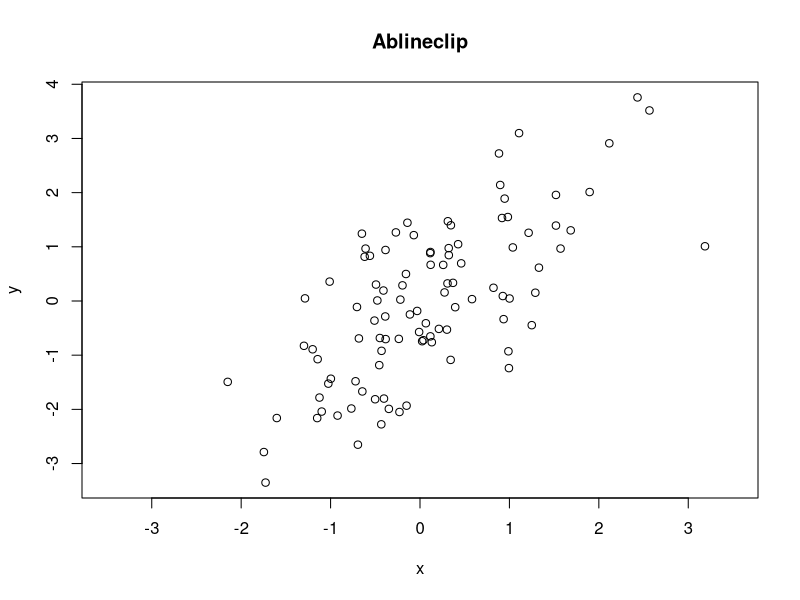

Generate this figure with R: (Note: this script raises an error after producing the figure.)
# The plotrix demo in roughly alphabetical order
# Press <Enter> to advance through the demo,
# Ctrl-C (Linux) or Esc (Windows) to exit
par(ask=TRUE)
x <- rnorm(100)
y <- x + rnorm(100)
lmfit <- lm(y~x)
par(xaxs="r",yaxs="r")
plot(x,y,xlim=c(-3.5,3.5),main="Ablineclip")
ablineclip(lmfit,x1=-2,x2=2,lty=2)
ablineclip(h=0,x1=-2,x2=2,lty=3,col="red")
ablineclip(v=0,y1=-2.5,y2=1.5,lty=4,col="green")
testdf<-data.frame(Before=c(10,7,5),During=c(8,6,2),After=c(5,3,4))
rownames(testdf)<-c("Red","Green","Blue")
barp(testdf,main="Test addtable2plot",ylab="Value",
 names.arg=colnames(testdf),col=2:4)
addtable2plot(2,8,testdf,bty="o",display.rownames=TRUE,hlines=TRUE,
 title="The table")
plot(0,xlim=c(1,5),ylim=c(1,5),main="Arctext",xlab="",ylab="",
 type="n")
arctext("bendy like spaghetti",center=c(3,3),col="blue")
arctext("bendy like spaghetti",center=c(3,3),radius=1.5,start=pi,cex=2)
arctext("bendy like spaghetti",center=c(3,3),radius=0.5,
 start=pi/2,stretch=1.2)
plot(3:10,main="Axis break test",yaxt="n")
# put a break at the default axis and position
axis.break()
axis(2,at=3:10,labels=c(0,4:10))
axis.break(2,style="zigzag")
twogrp<-c(rnorm(10)+4,rnorm(10)+20)
gap.plot(twogrp,gap=c(8,16),xlab="Index",ylab="Group values",
 main="Two separated groups with gap axis break",
 col=c(rep(2,10),rep(3,10)),ytics=c(3,5,18,20))
legend(12,6,c("Low group","High group"),pch=1,col=2:3)
plot(1:10*0.001,1:10*100,axes=FALSE,xlab="",ylab="",main="Axis multipliers")
box()
axis.mult(1,mult=0.001,mult.label="X")
axis.mult(2,mult=100,mult.label="Y")
par(mar=c(5,5,4,2))
test.df<-data.frame(Age=rnorm(100,25,10),
 Sex=sample(c("M","F"),100,TRUE),
 Marital=sample(c("M","X","S","W"),100,TRUE),
 Employ=sample(c("FT","PT","NO"),100,TRUE))
test.col<-list(Overall="green",Employ=c("purple","orange","brown"),
 Marital=c("#1affd8","#caeecc","#f7b3cc","#94ebff"),Sex=c(2,4))
barNest(formula=Age~Employ+Marital+Sex,data=test.df,main="barNest",
 col=test.col,showall=TRUE,ylab="Mean age")
happyday<-data.frame(Monday=c(2.3,3.4),Tuesday=c(2.8,3.3),Wednesday=c(3.2,3.1),
Thursday=c(3.6,2.8),Friday=c(4.2,2.6),Saturday=c(4.5,2.9),Sunday=c(4.1,2.8))
happylabels<-c("Utterly dashed","Rather mopey","Indifferent","Somewhat elated",
 "Euphoric")
barp(happyday,names.arg=names(happyday),legend.lab=c("Slaves","Unemployed"),
 legend.pos=list(x=2,y=4.5),col=c("#ee7700","#3333ff"),
 main="Test of barp, staxlab and color.legend",
 xlab="Day of week",ylab="Happiness rating",ylim=c(1,5),staxx=TRUE,staxy=TRUE,
 height.at=1:5,height.lab=happylabels,cex.axis=0.9,cylindrical=TRUE,
 shadow=TRUE)
par(mar=c(5,4,4,2))
h1<-table(cut(rnorm(100,4),breaks=seq(0,8,by=2)))
h2<-table(cut(rnorm(100,4),breaks=seq(0,8,by=2)))
h3<-table(cut(rnorm(100,4),breaks=seq(0,8,by=2)))
hmat<-matrix(c(h1,h2,h3),nrow=3,byrow=TRUE)
barp(hmat,names.arg=names(h1),width=0.45,col=2:4,
 main="Multiple histogram using barp",xlab="Bins",ylab="Frequency")
legend(3.8,50,c("h1","h2","h3"),fill=2:4)
x<-rnorm(10)
y<-rnorm(10)
plot(x,y,type="p",main="Boxed.labels")
nums<-c("one","two","three","four","five","six","seven","eight","nine","ten")
boxed.labels(x,y-0.1,nums)
test.df<-data.frame(a=rnorm(80)+4,b=rnorm(80)+4,c=rep(LETTERS[1:4],each=20),
 d=rep(rep(letters[1:4],each=4),5))
bp<-brkdn.plot("a","c","d",test.df,main="Test of brkdn.plot",
 mct="median",md="mad",xlab="Temperature range", ylab="Cognition",
 xaxlab=c("10-15","16-20","21-25","25-30"),pch=1:4,lty=1:4,col=1:4,ylim=c(0,6))
legend(1,2.5,legend=c("Sydney","Gosford","Karuah","Brisbane"),pch=1:4,
 col=1:4,lty=1:4,xjust=0.5,yjust=0.5)
educattn<-matrix(c(90.4,90.3,75.7,78.9,66,71.8,70.5,70.4,68.4,67.9,
 67.2,76.1,68.1,74.7,68.5,72.4,64.3,71.2,73.1,77.8),ncol=2,byrow=TRUE)
rownames(educattn)<-c("Anchorage AK","Boston MA","Chicago IL",
 "Houston TX","Los Angeles CA","Louisville KY","New Orleans LA",
 "New York NY","Philadelphia PA","Washington DC")
colnames(educattn)<-c(1990,2000)
bumpchart(educattn,rank=FALSE,
 main="Percentage high school completion by over 25s",col=rainbow(10))
# margins have been reset, so use
par(xpd=TRUE)
boxed.labels(1.5,seq(65,90,by=5),seq(65,90,by=5))
par(xpd=FALSE)
testcp<-list("",40)
for(i in 1:40) testcp[[i]]<-rnorm(sample(1:8,1)*50)
segs<-get.segs(testcp)
centipede.plot(segs,main="Centipede plot",vgrid=0)
xy.mat<-cbind(sample(1:10,200,TRUE),sample(1:10,200,TRUE))
clusteredpoints<-
 cluster.overplot(xy.mat,col=rep(c("red","green"),each=100))
plot(clusteredpoints,col=clusteredpoints$col,
 main="Cluster overplot test")
xy.mat<-cbind(sample(1:10,200,TRUE),sample(1:10,200,TRUE))
count.overplot(xy.mat,main="Count overplot test",
 xlab="X values",ylab="Y values")
 par(mar=c(7,4,4,6))
testcol<-color.gradient(c(0,1),0,c(1,0),nslices=5)
col.labels<-c("Cold","Warm","Hot")
color2D.matplot(matrix(rnorm(100),nrow=10),c(1,0),0,c(0,1),
 main="Test color2D.matplot with color.legend")
color.legend(11,6,11.8,9,col.labels,testcol,gradient="y")
color.legend(10.2,2,11,5,col.labels,testcol,align="rb",gradient="y")
color.legend(0.5,-2,3.5,-1.2,col.labels,testcol)
color.legend(7,-1.8,10,-1,col.labels,testcol,align="rb",col=testcol[c(1,3,5)])
par(mar=c(5,4,4,2))
x<-c(0,cumsum(rnorm(99)))
y<-c(0,cumsum(rnorm(99)))
xydist<-sqrt(x*x+y*y)
plot(x,y,main="Random walk plot (color.scale.lines)",xlab="X",ylab="Y",type="n")
color.scale.lines(x,y,c(1,1,0),0,c(0,1,1),colvar=xydist,lwd=2)
boxed.labels(x,y,labels=1:100,border=FALSE,cex=0.5)
testlen<-rnorm(24)*2+5
testpos<-0:23+rnorm(24)/4
clock24.plot(testlen[7:19],testpos[7:19],
 main="Test Clock24 daytime (symbols)",
 point.col="blue",rp.type="s",lwd=3)
par(mar=c(5,4,4,2))
x<-seq(1,100)
y<-sin(x/5)+x/20
clplot(x,y,main="Clplot")
x<-list(runif(90,1,2),factor(sample(LETTERS,100,TRUE)),rnorm(80,mean=5))
dendroPlot(x,breaks=list(seq(1,2,by=0.1),0,0:10),nudge=c(0.03,0.3),
 xlab="Groups",ylab="Counts",main="Test dendroPlot")
data(mtcars)
mysubset<-mtcars[substr(dimnames(mtcars)[[1]],1,1)=="M",c("mpg","hp","wt","disp")]
diamondplot(mysubset,name="Diamondplot")
plot(1:10, asp = 1,main="Test draw.arc")
draw.arc(5, 5, 1:10/10, deg2 = 1:10*10, col = "blue")
draw.arc(8, 8, 1:10/10, deg2 = 1:10*10, col = 1:10)
plot(1:5,seq(1,10,length=5),type="n",xlab="",ylab="",main="Test draw.circle")
draw.circle(2,4,c(1,0.66,0.33),border="purple",
 col=c("#ff00ff","#ff77ff","#ffccff"),lty=1,lwd=1)
draw.circle(2.5,8,0.6,border="red",lty=3,lwd=3)
draw.circle(4,3,0.7,border="green",lty=1,lwd=1)
draw.circle(3.5,7,0.8,border="blue",lty=2,lwd=2)
x<-rnorm(10)
y<-rnorm(10)
plot(x,y,main="Find the empty space",xlab="X",ylab="Y")
es<-emptyspace(x,y)
boxed.labels(es,labels="Here is the\nempty space")
iucn.df<-data.frame(area=c("Africa","Asia","Europe","N&C America",
 "S America","Oceania"),threatened=c(5994,7737,1987,4716,5097,2093))
fan.plot(iucn.df$threatened,max.span=pi,
 labels=paste(iucn.df$area,iucn.df$threatened,sep="-"),
 main="Threatened species by geographical area (fan.plot)",ticks=276)
feather.plot(0.6+rnorm(8)/5,seq(0,7*pi/4,by=pi/4),1:8,
 main="Test of feather.plot",xlab="Time",ylab="Value")
plot(1:5,type="n",main="Floating Pie test",xlab="",ylab="",axes=FALSE)
box()
polygon(c(0,0,5.5,5.5),c(0,3,3,0),border="#44aaff",col="#44aaff")
floating.pie(1.7,3,c(2,4,4,2,8),radius=0.5,
 col=c("#ff0000","#80ff00","#00ffff","#44bbff","#8000ff"))
floating.pie(3.1,3,c(1,4,5,2,8),radius=0.5,
 col=c("#ff0000","#80ff00","#00ffff","#44bbff","#8000ff"))
floating.pie(4,1.5,c(3,4,6,7),radius=0.5,
 col=c("#ff0066","#00cc88","#44bbff","#8000ff"))
draw.circle(3.9,2.1,radius=0.04,col="white")
draw.circle(3.9,2.1,radius=0.04,col="white")
draw.circle(3.9,2.1,radius=0.04,col="white")
draw.circle(4,2.3,radius=0.04,col="white")
draw.circle(4.07,2.55,radius=0.04,col="white")
draw.circle(4.03,2.85,radius=0.04,col="white")
text(c(1.7,3.1,4),c(3.7,3.7,3.7),c("Pass","Pass","Fail"))
Ymd.format<-"%Y/%m/%d"
gantt.info<-list(labels=
 c("First task","Second task","Third task","Fourth task","Fifth task"),
 starts=
 as.POSIXct(strptime(
 c("2004/01/01","2004/02/02","2004/03/03","2004/05/05","2004/09/09"),
 format=Ymd.format)),
 ends=
 as.POSIXct(strptime(
 c("2004/03/03","2004/05/05","2004/05/05","2004/08/08","2004/12/12"),
 format=Ymd.format)),
 priorities=c(1,2,3,4,5))
vgridpos<-as.POSIXct(strptime(c("2004/01/01","2004/02/01","2004/03/01",
 "2004/04/01","2004/05/01","2004/06/01","2004/07/01","2004/08/01",
 "2004/09/01","2004/10/01","2004/11/01","2004/12/01"),format=Ymd.format))
vgridlab<-
 c("Jan","Feb","Mar","Apr","May","Jun","Jul","Aug","Sep","Oct","Nov","Dec")
gantt.chart(gantt.info,main="Calendar date Gantt chart (2004)",
 priority.legend=TRUE,vgridpos=vgridpos,vgridlab=vgridlab,hgrid=TRUE)
twogrp<-c(rnorm(10)+4,rnorm(10)+20)
gap.barplot(twogrp,gap=c(8,16),xlab="Index",ytics=c(3,6,17,20),
 ylab="Group values",main="gap.barplot")
twovec<-list(vec1=c(rnorm(30),-6),vec2=c(sample(1:10,40,TRUE),20))
gap.boxplot(twovec,gap=list(top=c(12,18),bottom=c(-5,-3)),
 main="Test gap.boxplot")
twogrp<-c(rnorm(5)+4,rnorm(5)+20,rnorm(5)+5,rnorm(5)+22)
gpcol<-c(2,2,2,2,2,3,3,3,3,3,4,4,4,4,4,5,5,5,5,5)
gap.plot(twogrp,gap=c(8,16),xlab="Index",ylab="Group values",
 main="Test gap.plot",col=gpcol)
plot(0:10,type="n",axes=FALSE,main="gradient.rect")
gradient.rect(1,0,3,6,reds=c(1,0),
 greens=c(seq(0,1,length=10),seq(1,0,length=10)),
 blues=c(0,1),gradient="y")
gradient.rect(4,0,6,6,c(seq(0,1,length=10),rep(1,10)),
 c(rep(1,10),seq(1,0,length=10)),c(0,0),gradient="y")
gradient.rect(7,0,9,6,col=smoothColors("red",38,"blue"),border=NA)
druguse<-matrix(c(sample(c(0,1),200,TRUE),
 sample(c(0,1),200,TRUE),
 sample(c(0,1),200,TRUE),
 sample(c(0,1),200,TRUE)),ncol=4)
colnames(druguse)<-c("Alc","Tob","THC","Amp")
druglist<-makeIntersectList(druguse)
intersectDiagram(druglist)
testmat<-matrix(c(runif(50),sample(1:25,50,TRUE),rnorm(50)+5,
 sin(1:50)),ncol=50,byrow=TRUE)
kiteChart(testmat,varlabels=c("Uniform","Sample","Normal","Sine"),
 timepos=seq(1,50,by=5))
didf<-data.frame(subject=1:50,interv=rep(c("therapist","ex-drinker"),each=25),
 outcome=sample(c("more","less"),50,TRUE))
didf.tab<-table(didf$interv,didf$outcome)
didf2<-c(74,46,200)
didf3<-c(33,87,500)
x<-list(didf.tab,didf2,didf3)
labbecol<-list("red","green","blue")
labbePlot(x,main="Ex-drinkers vs therapists",
 xlab="Percent reduced drinking (ex-drinkers)",
 ylab="Percent reduced drinking (therapists)",
 labels=list("A","B52","X117"),col=labbecol)
l <- list(runif(10)*10,1:10,c(1,1,1,1,4,8))
multhist(l,main="Test of multhist")
windagg<-matrix(c(8,0,0,0,0,0,0,0,4,6,2,1,6,3,0,4,2,8,5,3,5,2,1,1,
 5,5,2,4,1,4,1,2,1,2,4,0,3,1,3,1),nrow=5,byrow=TRUE)
par(mar=c(5,4,4,2))
oz.windrose(windagg,legend.pos=-25,wrmar=c(5,5,6,5),
 main="Australian BoM wind rose")
y<-runif(8)
oldpar<-panes()
boxplot(y,axes=FALSE)
box()
tab.title("Boxplot of y",tab.col="#88dd88")
barplot(y,axes=FALSE,col=2:9)
box()
tab.title("Barplot of y",tab.col="#88dd88")
pie(y,col=2:9)
tab.title("Pie chart of y",tab.col="#88dd88")
box()
plot(y,xaxs="i",xlim=c(0,9),axes=FALSE,col=2:9)
box()
tab.title("Scatterplot of y",tab.col="#88dd88")
# center the title at the left edge of the last plot
mtext("Test of panes function",at=0,side=1,line=0.8,cex=1.5)
par(oldpar)
pieval<-c(2,4,6,8)
pielabels<-
 c("We hate\n pies","We oppose\n  pies","We don't\n  care","We just love pies")
pie3D(pieval,radius=0.9,labels=pielabels,explode=0.1,main="3D PIE OPINIONS")
sex<-sample(c("M","F"),100,TRUE)
hair<-sample(c("Blond","Black","Brown","Red"),100,TRUE)
eye<-sample(c("Blue","Black","Brown","Green"),100,TRUE)
charac<-data.frame(sex=sex,hair=hair,eye=eye)
characlist<-makeDendrite(charac)
plot.dendrite(characlist,names(charac),
 main="Dendrogram of sex, hair and eye color",cex=0.8)
xy.pop<-c(3.2,3.5,3.6,3.6,3.5,3.5,3.9,3.7,3.9,3.5,3.2,2.8,2.2,1.8,
 1.5,1.3,0.7,0.4)
xx.pop<-c(3.2,3.4,3.5,3.5,3.5,3.7,4,3.8,3.9,3.6,3.2,2.5,2,1.7,1.5,
 1.3,1,0.8)
agelabels<-c("0-4","5-9","10-14","15-19","20-24","25-29","30-34",
 "35-39","40-44","45-49","50-54","55-59","60-64","65-69","70-74",
 "75-79","80-44","85+")
mcol<-color.gradient(c(0,0,0.5,1),c(0,0,0.5,1),c(1,1,0.5,1),18)
fcol<-color.gradient(c(1,1,0.5,1),c(0.5,0.5,0.5,1),c(0.5,0.5,0.5,1),18)
par(mar=pyramid.plot(xy.pop,xx.pop,labels=agelabels,
 main="Australian population pyramid 2002",lxcol=mcol,rxcol=fcol,
 gap=0.5,show.values=TRUE))
posmat<-matrix(sample(2:9,30,TRUE),nrow=3)
radial.plot(posmat,labels=paste("X",1:10,sep=""),rp.type="p",
 main="Spiderweb plot (radial.plot)",line.col=2:4,show.grid=FALSE,lwd=1:3,
 radial.lim=c(0,10))
x <- runif(20)
y <- runif(20)
revaxis(x,y,yside=4,main="Test revaxis")
x <- c(0.1,0.1,0.1,0.1,0.1,0.2,0.2,0.2,0.2,0.3,0.3)
y <- c( 1,  1,  1,  1,  2,  2,  2,  3,  3,  4,  5 )
plot(x,y)
sizeplot(x,y,main="sizeplot")
cat1<-sample(c("None","Low","Medium","High"),40,TRUE)
cat2<-sample(c("None","Low","Medium","High"),40,TRUE)
cat3<-sample(c("None","Low","Medium","High"),40,TRUE)
hcats<-data.frame(cat1,cat2,cat3)
bhcol<-list(c("#ff8080","#dddd80","#80ff80","#8080ff"),
 c("red","green","lightblue","yellow"),
 c("#ffffff","#bbbbbb","#999999","#666666"))
sizetree(hcats,col=bhcol,main="sizetree (hierarchical count chart)")
soils.sw.percent<-data.frame(
 Sand=c(67,67,66,67,36,25,24,59,27,9,8,8,20,
 45,50,56,34,29,39,41,94,98,97,93,96,99),
 Silt=c(17,16,9,8,39,48,54,27,46,70,68,68,66,
 34,30,24,48,53,46,48,2,2,2,4,1,1),
 Clay=c(16,17,25,25,25,27,22,14,27,21,24,24,
 14,21,20,20,18,18,15,11,4,0,1,3,3,0))
soils.sw.cols <- c(1, 1, 1, 1, 2, 2, 2, 2, 2, 3, 3,
 3, 3, 4, 4, 4, 5, 5, 5, 5, 6, 6, 6, 6, 6, 6)
soils.sw.names <- c("Ardington","Astrop","Atrim",
 "Banbury","Beacon","Beckfoot")
soil.texture.uk(soils.sw.percent,
 main = "Ternary Diagram for Some Soils from South West England",
 col.lines = "black", col.names = "black", show.grid = TRUE,
 col.grid = "blue", lty.grid = 2,  pch = 16, cex = 1.0,
 col.symbols = soils.sw.cols, h1 = NA, h3 = NA, t1 = NA,
 t3 = NA , lwduk = 2, xpos = NA, ypos = NA,
 snames = NA, cexuk = 1.1)
legend("topleft", legend = soils.sw.names, col = 1:max(soils.sw.cols),
 pch = 16, cex = 1.1, title = "Location", bty = "n")
fpkids<-data.frame(Food=c("Fatty/sugary","Fruit","Starchy","Meat",
 "Proc.meat","Eggs","Fish","Dairy","Vegetables"),
 Female=c(4.21,4.22,3.98,3.57,3.55,3.46,3.34,3.26,3.13),
 Male=c(4.35,4.13,4.02,3.9,3.81,3.64,3.45,3.27,2.96))
plot(rep(1,9),fpkids$Female,xlim=c(0.8,2.2),
 ylim=range(c(fpkids$Female,fpkids$Male)),xlab="Sex",xaxt="n",
 ylab="Mean preference rating",main="Children's food preferences by sex",
 col="red")
axis(1,at=1:2,labels=c("Female","Male"))
points(rep(2,9),fpkids$Male,col="blue",pch=2)
spread.labels(rep(1:2,each=9),c(fpkids$Female,fpkids$Male),
 fpkids$Food,between=TRUE,linecol=c("red","blue"))
testx<-matrix(abs(rnorm(100)),nrow=10)
stackpoly(matrix(cumsum(testx),nrow=10),main="Test Stackpoly I",
 xaxlab=c("One","Two","Three","Four","Five",
 "Six","Seven","Eight","Nine","Ten"),border="black",staxx=TRUE)
sample_size<-c(500,-72,428,-94,334,-45,289)
totals<-c(TRUE,FALSE,TRUE,FALSE,TRUE,FALSE,TRUE)
labels<-c("Contact list","Uncontactable","","Declined","","Ineligible",
 "Final sample")
staircase.plot(sample_size,totals,labels,
 main="Acquisition of the sample (staircase.plot)",
 total.col="gray",inc.col=2:4,bg.col="#eeeebb",direction="s")
 date_mat<-data.frame(sex=rep(c("M","F"),each=10),
  names=c("Abe","Bob","Col","Dave","Eddie","Frank","Geoff","Harry","Igor","Jack",
  "Alice","Betty","Clare","Dora","Eva","Fran","Grace","Hilda","Iris","Joan"),
  eating=sample(0:100,20),dancing=sample(0:100,20),movies=sample(0:100,20),
  reading=sample(0:100,20),travel=sample(0:100,20))
par(mar=c(5,4,4,2))
 plot(0,xlim=c(0.5,10.5),ylim=c(0,3),type="n",axes=FALSE,xlab="",ylab="Sex",
  main="Date matching matrix")
 par(xpd=TRUE)
 legend(0.7,-0.2,c("Eat out","Dance","Movies","Read","Travel"),fill=rainbow(5),
  ncol=5)
 par(xpd=FALSE)
 box()
 axis(2,at=c(0.9,2.4),labels=c("Male","Female"))
 starPie(x=rep(1:10,2),y=rep(c(0.9,2.4),each=10),radext=0.5,
  values=as.matrix(date_mat[,3:7]),label=as.character(date_mat[["names"]]))
x<-rnorm(20)
y<-rnorm(20)
xlim<-range(x)
xspace<-(xlim[2]-xlim[1])/20
xlim<-c(xlim[1]-xspace,xlim[2]+xspace)
ylim<-range(y)
yspace<-(ylim[2]-ylim[1])/20
ylim<-c(ylim[1]-yspace,ylim[2]+yspace)
plotlabels<-
 c("one","two","three","four","five","six","seven","eight","nine","ten",
 "eleven","twelve","thirteen","fourteen","fifteen","sixteen","seventeen",
 "eighteen","nineteen","twenty")
plot(x=x,y=y,xlim=xlim,ylim=ylim,main="Test thigmophobe.labels")
thigmophobe.labels(x,y,plotlabels,col=c(2:6,8:12))
data(soils)
triax.retval<-triax.plot(soils[1:6,],main="Test triax.plot",
 show.grid=TRUE,show.legend=TRUE,col.symbols=1:6,pch=4)
par(triax.retval$oldpar)
twoord.plot(2:10,seq(3,7,by=0.5)+rnorm(9),
 1:15,rev(60:74)+rnorm(15),lylim=c(2,15),rylim=c(40,75),
 rytickpos=seq(60,75,by=5),lytickpos=2:7,
 xlab="Sequence",ylab="Ascending values",rylab="Descending values")
tab.title("Test of twoord.plot and tab.title",tab.col="yellow",radius=0.5)
o<-matrix(rep(pi*seq(0.1,0.8,by=0.1),7),ncol=8,byrow=TRUE)
m<-matrix(rnorm(56)+4,ncol=8,byrow=TRUE)
plot(0,xlim=c(0.7,8.3),ylim=c(0.7,7.3),type="n",xlab="Longitude",
 ylab="Latitude",main="Test vector.field with lengthKey")
vectorField(o,m,vecspec="rad")
lengthKey(0.3,-0.5,c(0,5,10),0.24)
zoomInPlot(rnorm(100),rnorm(100),rxlim=c(-1,1),rylim=c(-1,1),
 zoomtitle="Zoom In Plot",titlepos=-1.5)
readline("End of demo, press <Enter>")
par(ask=FALSE)
dev.off()

